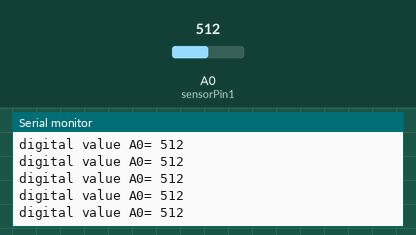
Simulated run of this sketch. Board: Arduino Uno, built with avr-gcc and run on an emulated ATmega328P. Shown: the last lines printed to the serial monitor. Inputs (shaded band) come from the test bench; at power-on: A0 (sensorPin1) = 512.

Above: at 1.2 s.
1.3 s: A0 (sensorPin1) set to 716
At 1.31 s:
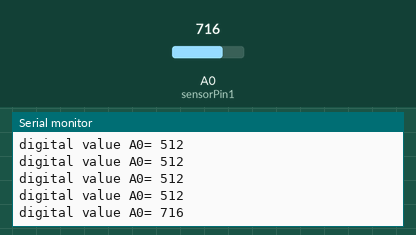
2.8 s: A0 (sensorPin1) set to 900
At 2.82 s:
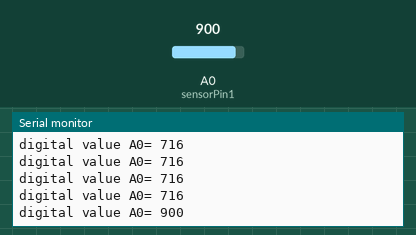
Timing chart, 0 to 5.8 s (numbered marks = the images above; inputs shaded):
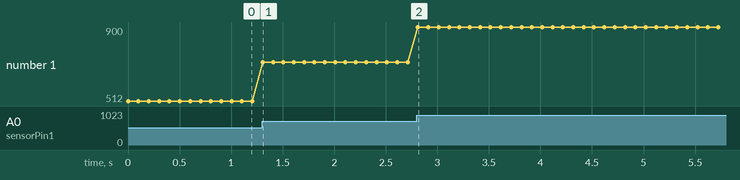

The sketch:

ADC_Try.ino
```cpp
int sensorPin1 = A0;  // input pin for the potentiometer
int digitalValue1 = 0;// variable to store the value coming from the sensor

//int sensorPin2 = A1;  // input pin for the potentiometer
//int digitalValue2 = 0;// variable to store the value coming from the sensor


void setup() {
  Serial.begin(9600);
}

void loop() {
  digitalValue1 = analogRead(sensorPin1);// read the value from the analog channel
  //digitalValue2 = analogRead(sensorPin2);// read the value from the analog channel
  Serial.print("digital value A0= ");
  Serial.println(digitalValue1);        //print digital value on serial monitor
  //Serial.print("digital value A1= ");
  //Serial.println(digitalValue2);        //print digital value on serial monitor
  delay(100);
}
```

Measured:
- after the input at 1.3 s, the serial monitor: prints a new line at once (image 1)
- after the input at 2.8 s, the serial monitor: prints a new line at once (image 2)
- plotted number 1: 512 → 716 after the input at 1.3 s, 716 → 900 after the input at 2.8 s
